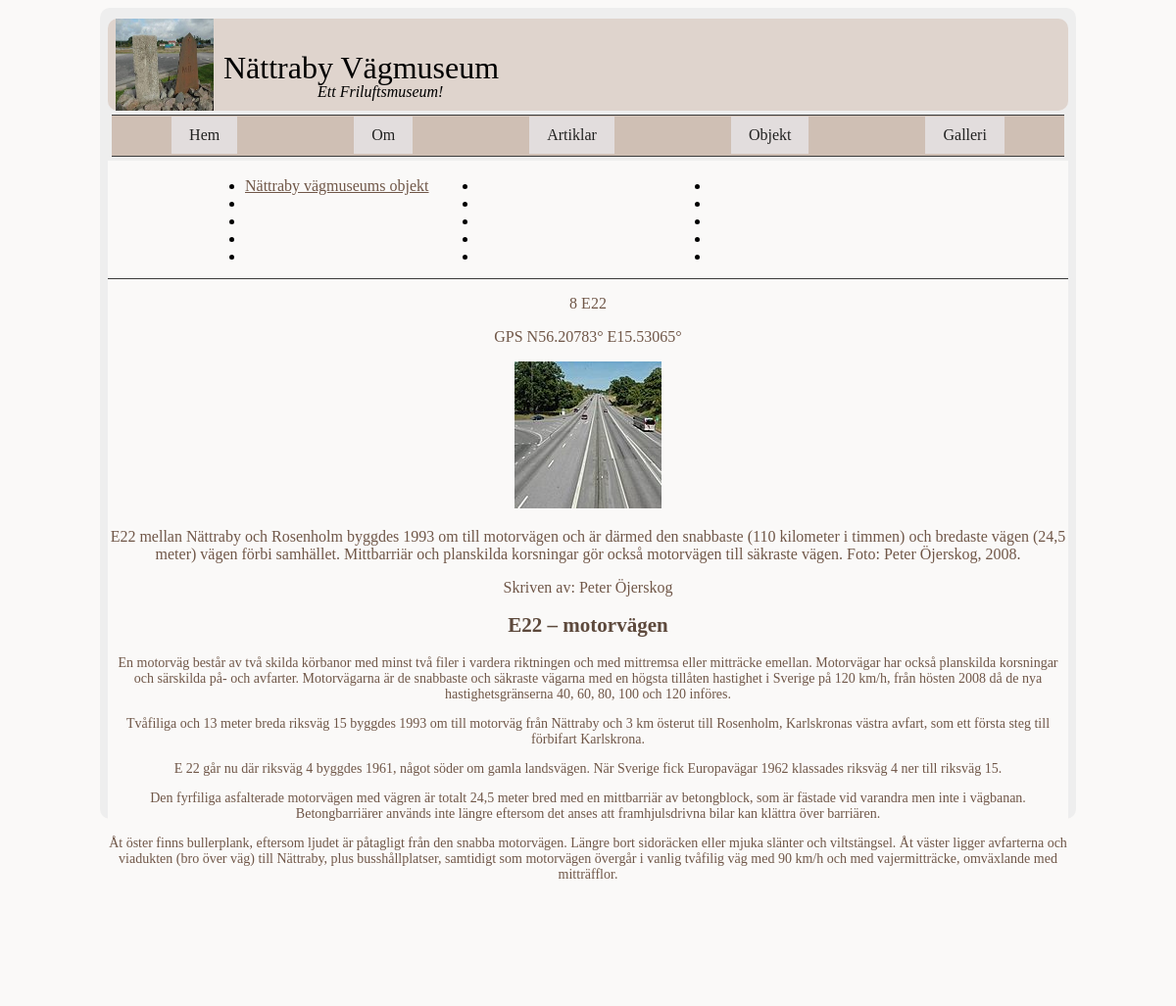
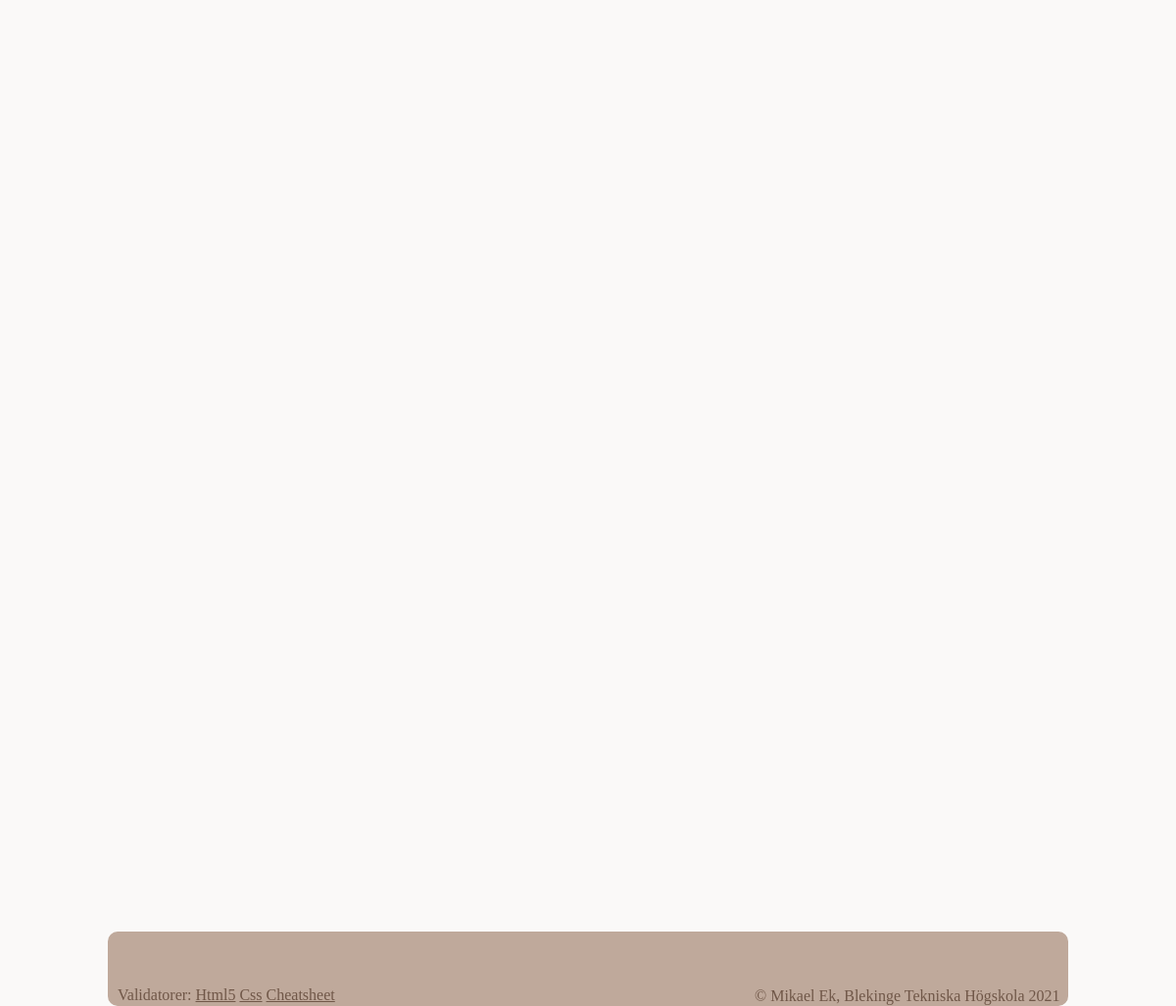
/object.php?page=object8, run on the app's committed database (2 pictures, top to bottom).
### tables this page shows
CREATE TABLE object(
  id INT,
  name TEXT,
  title TEXT,
  data TEXT,
  author TEXT,
  gps TEXT,
  mapImage TEXT,
  image1 TEXT,
  image1Alt TEXT,
  image1Text,
  TEXT,
  image2 TEXT,
  image2Alt TEXT,
  image2Text TEXT
);

### object.php (called while the page is built, shortened)
<?php
require __DIR__ . "/incl/header.php";
require __DIR__ . "/incl/multipage.php";
require __DIR__ . "/incl/footer.php";

### object/object8.php (the view, shortened to what this page needs)
<?php
$fileName = __DIR__ . "/../db/nvm2.sqlite";
$dsn = "sqlite:$fileName";
$db = connectToDatabase($dsn);
$sql = "SELECT * FROM object WHERE id = 10 ";
$stmt = $db->prepare($sql);
$stmt->execute();
$res = $stmt->fetchAll(PDO::FETCH_ASSOC);
$rows = null;
foreach ($res as $row) {
    $rows .= "<tr>";
    $rows .= "<td>{$row['name']}</td>";
    $rows .= "<td>{$row['title']}</td>";
    $rows .= "<td>{$row['data']}</td>";
    $rows .= "<td>{$row['author']}</td>";
    $rows .= "<td>{$row['gps']}</td>";
    $rows .= "<td>{$row['mapImage']}</td>";
    $rows .= "<td>{$row['image1']}</td>";
    $rows .= "<td>{$row['image1Alt']}</td>";
    $rows .= "<td>{$row['image1Text']}</td>";
    $rows .= "<td>{$row['TEXT']}</td>";
    $rows .= "<td>{$row['image2']}</td>";
    $rows .= "<td>{$row['image2Alt']}</td>";
    $rows .= "<td>{$row['image2Text']}</td>";
    $rows .= "</tr>\n";
}
?>
<div class="intro">
    <p><?php echo substr($row['title'], 1) ?></p>
    <p><?php echo $row['gps'] ?></p>
    <p><img src="img/150x150/<?php echo $row['image1'] ?>" alt=""></p>
    <p class="image-text"><?php echo $row['image1Text'] ?></p>
    <p class=" author">Skriven av: <?php echo $row['author'] ?></p>
</div>
<div class="text-data">
    <p><?php echo $row['data'] ?></p>
</div>

### css/style.css (style rules this page uses)
html { background-color: #faf9f8; }
p { color: #705748; }
h1, h2 { color:#5d493c }
body { margin: 8px auto; padding: 8px; width: 980px; min-height: 800px; max-height: 800px; background-color: #eee; border-radius: 10px; padding-bottom: 20px; }
.intro { text-align: center; }
.text-data { text-align: center; font-size: 14px; }

### data on the page
object: title "8 E22", gps "GPS N56.20783° E15.53065°", image1 (picture), image1Text "E22 mellan Nättraby och Rosenholm byggdes 1993 om till motorvägen och är därmed den snabbaste (110 kilometer i timmen) och bredaste vägen (24,5 meter) vägen förbi samhället. Mittbarriär och planskilda korsningar gör också motorvägen till säkraste vägen. Foto: Peter Öjerskog, 2008.", author "Peter Öjerskog", data "E22 – motorvägen En motorväg består av två skilda körbanor med minst två filer i vardera riktningen och med mittremsa eller mitträcke emellan. Motorvägar har också planskilda korsningar och särskilda på- och avfarter. Motorvägarna är de snabbaste och säkraste vägarna med en högsta tillåten hastighet i Sverige på 120 km/h, från hösten 2008 då de nya hastighetsgränserna 40, 60, 80, 100 och 120 införes. Tvåfiliga och 13 meter breda riksväg 15 byggdes 1993 om till motorväg från Nättraby och 3 km österut till Rosenholm, Karlskronas västra avfart, som ett första steg till förbifart Karlskrona. E 22 går nu där riksväg 4 byggdes 1961, något söder om gamla landsvägen. När Sverige fick Europavägar…"

### other printed values
$value["title"] "Nättraby vägmuseums objekt"
